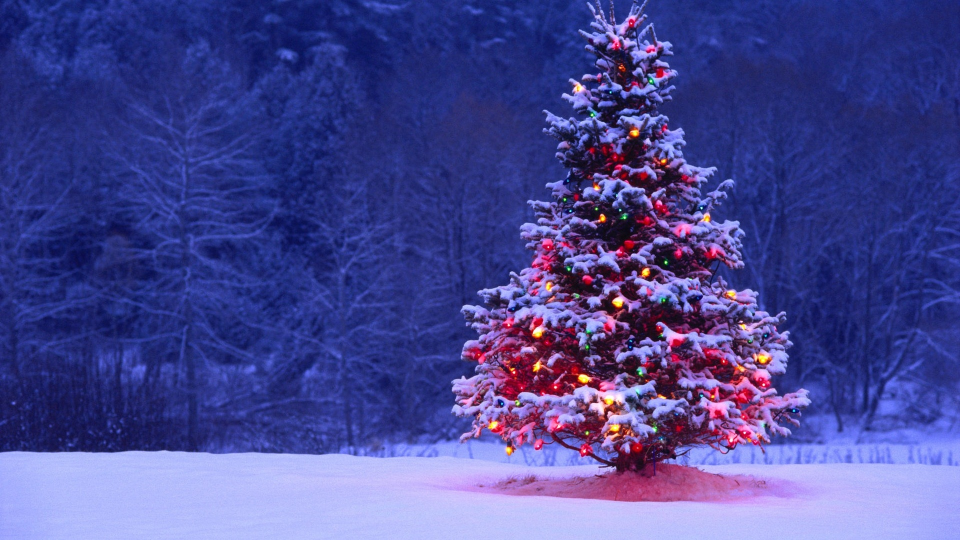
#> input picture notebooks/xmas_tree.jpg, 1920 x 1080 px (shown at 1/2 size)
$ python quadrillage_static.py
#> lines starting #> are read from the running program, lines starting #| are printed output that depends on the picture
#> further down, tree is the input picture: shape (1080, 1920, 3); mean R, G, B 73.2, 72.6, 147.5
from matplotlib import pyplot as plt
plt.rcParams['figure.figsize'] = [15, 10]

import numpy as np
import cv2

def to_RGB(image):
    """convertit l'image de BGR en RGB"""
    img = cv2.cvtColor(image,cv2.COLOR_BGR2RGB)
    return img

def to_HSV(image):
    """convertit l'image de BGR en HSV"""
    img = cv2.cvtColor(image,cv2.COLOR_BGR2HSV)
    return img

def filtre_miroir_vertic(image):
    '''Applique un filtre miroir à la verticale de l'image entrée en input'''

    height, width = image.shape[:2]
    image_miroir = np.zeros((height, width, 3), 'uint8')
    if width %2 != 0:
        demi_image = image[:,:(width//2)+1]
        demi_image_miroir = np.flip(image[:,:(width//2)], axis = 1)
        image_miroir[:,:(width//2)+1] = demi_image
        image_miroir[:,(width//2)+1:] = demi_image_miroir
    else:
        demi_image = image[:,:(width//2)]
        demi_image_miroir = np.flip(demi_image, axis = 1)
        image_miroir[:,:(width//2)] = demi_image
        image_miroir[:,(width//2):] = demi_image_miroir

    return image_miroir

def filtre_miroir_horiz(image):
    '''Applique un filtre miroir à l'horizontale de l'image entrée en input'''
    height, width = image.shape[:2]
    image_miroir = np.zeros((height, width, 3), 'uint8')

    if height %2 != 0:
        demi_image = image[0:(height//2)+1,:]
        demi_image_miroir = np.flip(image[:height//2,:], axis = 0)
        image_miroir[:(height//2)+1,:] = demi_image
        image_miroir[(height//2)+1:,:] = demi_image_miroir
    else:
        demi_image = image[0:height//2,:]
        demi_image_miroir = np.flip(demi_image, axis = 0)
        image_miroir[0:height//2,:] = demi_image
        image_miroir[height//2:,:] = demi_image_miroir

    return image_miroir

def filtre_flou(image):
    '''Applique un filtre flou à l'image entrée en input par flou gaussien'''
    blurred = cv2.GaussianBlur(image,(19,19),0)
    return blurred

def filtre_gray(image):
    '''Transforme l'image entrée en input en échelle de gris'''
    grayscale = np.zeros((image.shape[0], image.shape[1], 3), 'uint8') #création d'une image en 3D vide
    grayscale[:,:,0] = cv2.cvtColor(image,cv2.COLOR_BGR2GRAY)
    grayscale[:,:,1] = cv2.cvtColor(image,cv2.COLOR_BGR2GRAY)
    grayscale[:,:,2] = cv2.cvtColor(image,cv2.COLOR_BGR2GRAY)
    return grayscale

def filtre_pixel(image):
    """Pixelise l'image"""
    height,width = image.shape[:2]
    img = image[0:height:5, 0:width:5] # le 5 correspond au pas (nb de pixels à sauter)
    img = cv2.resize(img, dsize=(width, height))
    return img

def filtre_cartoon(image):
    """Renvoie l'image avec un effet cartoon"""
    height,width = image.shape[:2]
    tublur = cv2.medianBlur(image, 29)

    edge = cv2.Canny(tublur, 10, 300)
    kernel = np.ones((2,2), np.uint8)
    edge = cv2.dilate(edge, kernel, iterations = 1)
    tublur[edge==255] = 0
    return tublur

def quadrillage_filtre(image):
    '''Pour l'image donnée en entrée, la fonction affiche un quadrillage en 3 par 3 de l'image transformée par les filtres.
    Les filtres sont fournis en tant que liste de variables.'''

    list_filtres = [filtre_miroir_horiz,filtre_miroir_vertic,to_HSV,to_RGB,filtre_gray,filtre_cartoon,filtre_pixel,filtre_flou]

    newheight = image.shape[0]//3
#> newheight = 360
    newwidth = image.shape[1]//3
#> newwidth = 640
    img_resized = cv2.resize(image, dsize=(newwidth,newheight)) # on resize l'image de départ en la divisant par 3. attention : width avant height
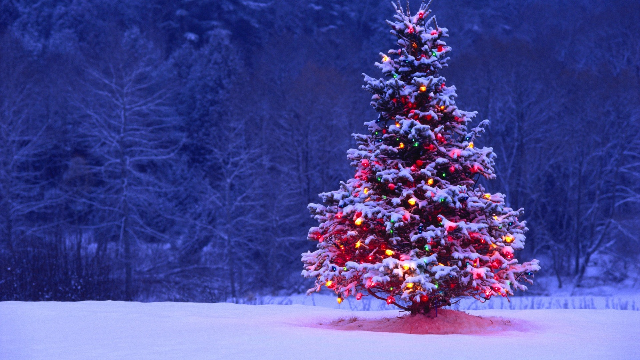
#> img_resized: shape (360, 640, 3); mean R, G, B 73.2, 72.6, 147.5
    quadrillage = np.zeros((img_resized.shape[0]*3, img_resized.shape[1]*3, 3), 'uint8') #création d'un quadrillage vide


    def no_filter(image): # on crée un filtre pour afficher l'image originale
        return image

    filtres = list_filtres[:4] + [no_filter] + list_filtres[4:] # on veut que l'image originale soit au milieu du quadrillage
    filter_names = ['Miroir horizontal', 'Miroir vertical', 'HSV', 'RGB', 'Original', 'Nuances de gris', 'Cartoon', 'Pixelisé', 'Flou']
    for y in range(3): # pour chaque colonne
        for x in range(3): # pour chaque ligne
            filtre = filtres[3*y+x] # sélection du filtre à appliquer parmi la liste
            img_filtree = filtre(img_resized)
            quadrillage[y*newheight:(y+1)*newheight,x*newwidth:(x+1)*newwidth] = img_filtree
#> this loop made 3 passes
#> pass 1, in filtre_miroir_horiz, `demi_image = image[0:height//2,:]`:
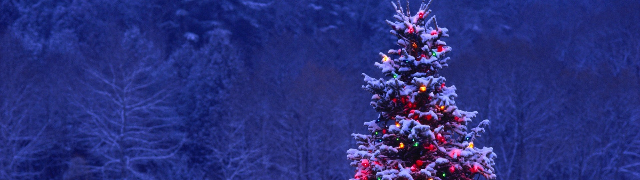
#> demi_image: shape (180, 640, 3); mean R, G, B 42.2, 48.4, 126
#> pass 1, in filtre_miroir_horiz, `demi_image_miroir = np.flip(demi_image, axis = 0)`:
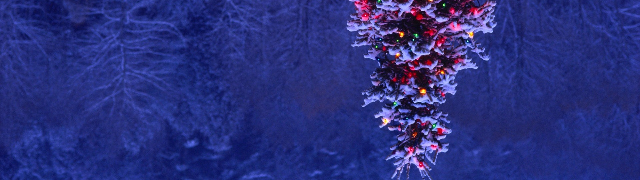
#> demi_image_miroir: shape (180, 640, 3); mean R, G, B 42.2, 48.4, 126
#> pass 1, in filtre_miroir_vertic, `demi_image = image[:,:(width//2)]`:
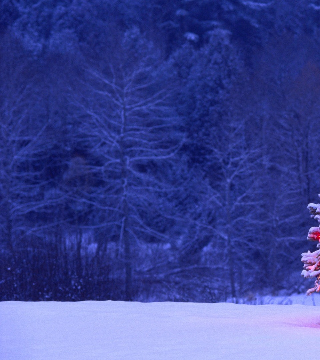
#> demi_image: shape (360, 320, 3); mean R, G, B 61.1, 69.7, 147.9
#> pass 1, in filtre_miroir_vertic, `demi_image_miroir = np.flip(demi_image, axis = 1)`:
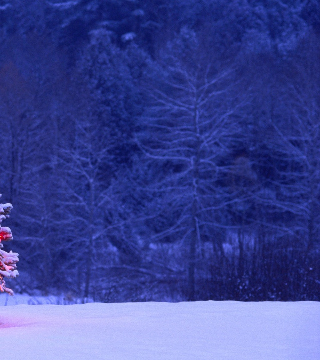
#> demi_image_miroir: shape (360, 320, 3); mean R, G, B 61.1, 69.7, 147.9
#> after the loop:
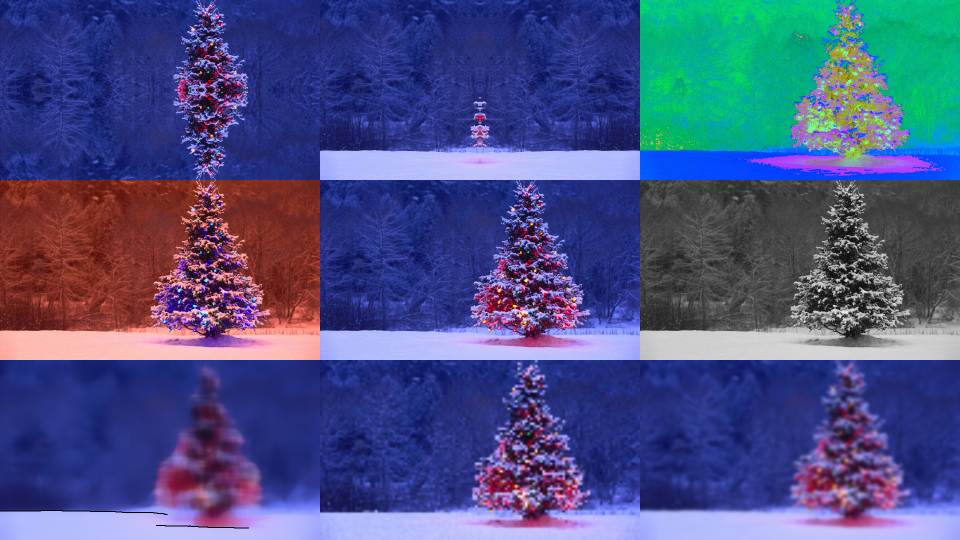
#> quadrillage: shape (1080, 1920, 3) (shown at 1/2 size); mean R, G, B 74.1, 81.1, 130.7

    return quadrillage


# TEST FONCTION
tree = plt.imread('xmas_tree.jpg')
quadrillage = quadrillage_filtre(tree)

plt.figure()
plt.imshow(quadrillage)

# POUR AFFICHER LE RESULTAT : install Pillow
# from PIL import Image
# >>> img = Image.open('test.png')
# >>> img.show()

$ run again, with notebooks/palace.jpg copied over notebooks/xmas_tree.jpg
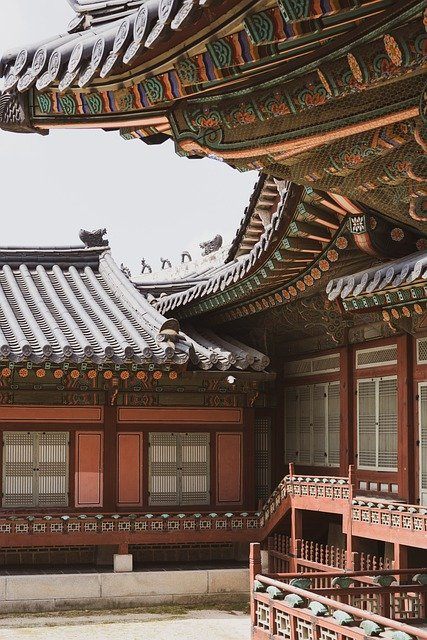
#> input picture notebooks/palace.jpg, 427 x 640 px
#> tree is the input picture: shape (640, 427, 3); mean R, G, B 119.2, 101.5, 90.4
#> the loop in quadrillage_filtre, `for y in range(3):` made 3 passes
#> pass 1, in filtre_miroir_vertic, `demi_image_miroir = np.flip(demi_image, axis = 1)`:
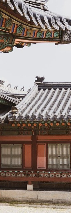
#> demi_image_miroir: shape (213, 71, 3); mean R, G, B 140.8, 126.5, 119
#> after the loop in quadrillage_filtre, `for y in range(3):`:
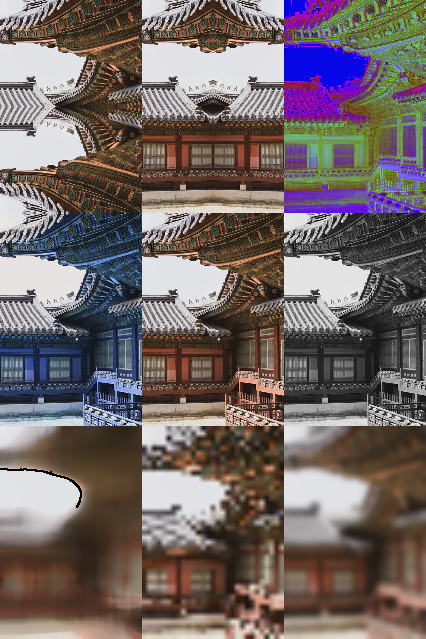
#> quadrillage: shape (639, 426, 3); mean R, G, B 115, 104, 102.8
